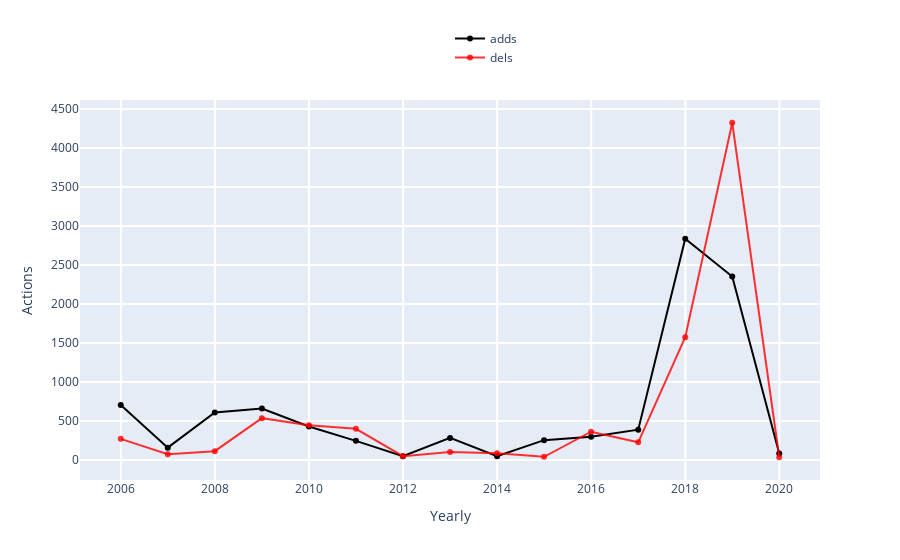

Notebook code cell kept with this figure:
### Markdown cell above
### <span style="color:green"> TRY YOURSELF! THIS IS WHAT WILL HAPPEN WHEN YOU CLICK 'Show Actions Details' BUTTON </span>

### Code cell
### ----------------------------------------------------------------------------------- ###
### TRY YOURSELF! THIS IS WHAT WILL HAPPEN WHEN YOU CLICK 'Show Actions Details' BUTTON ###
### ----------------------------------------------------------------------------------- ###

## This is the page you used ##
print('The page that is being used:', the_page['title'])

## Continue to use our data from A.1; first convert the date to the type datetime ##
total_actions['year_month'] = pd.to_datetime(total_actions['year_month'])
%store total_actions

## visualization, core visual code lies in ActionsListener, then the interact function    ##
## make it interactive, mode details see:                                                 ##
## https://github.com/gesiscss/wikiwho_demo/blob/master/visualization/actions_listener.py ##

# Define a ActionsListener instance
actions_listener = ActionsListener(total_actions)

# Which types do those actions have?
actions_types = (total_actions.columns[4:16]).values.tolist()

# Visualization: try yourself by coding!
begin_date = date(2002, 3, 1)
end_date = date(2019, 4, 1)
editor_name = 'All'
frequency = 'Yearly' # 'Monthly'
black_line = 'adds' # Choose one from 'actions_types'. Note that 'black_line doesn't have 'None' option but others have.
red_line = 'dels'
blue_line = 'None'
green_line = 'None'

actions_listener.listen(
    _range = (begin_date, end_date),
    editor = editor_name,
    granularity = frequency,
    black = black_line,
    red = red_line,
    blue = blue_line,
    green = green_line
)

### Figure 1 — Plotly figure (JSON) as saved in the notebook; plotly's stock layout.template omitted (floating-point values rounded to 4 significant figures)
{"data": [{"marker": {"color": "rgba(0, 0, 0, 1)"}, "name": "adds", "type": "scatter", "x": ["2005-12-31T00:00:00", "2006-12-31T00:00:00", "2007-12-31T00:00:00", "2008-12-31T00:00:00", "2009-12-31T00:00:00", "2010-12-31T00:00:00", "2011-12-31T00:00:00", "2012-12-31T00:00:00", "2013-12-31T00:00:00", "2014-12-31T00:00:00", "2015-12-31T00:00:00", "2016-12-31T00:00:00", "2017-12-31T00:00:00", "2018-12-31T00:00:00", "2019-12-31T00:00:00"], "y": [705, 158, 608, 659, 430, 245, 49, 283, 48, 254, 298, 388, 2836, 2351, 84]}, {"marker": {"color": "rgba(255, 0, 0, .8)"}, "name": "dels", "type": "scatter", "x": ["2005-12-31T00:00:00", "2006-12-31T00:00:00", "2007-12-31T00:00:00", "2008-12-31T00:00:00", "2009-12-31T00:00:00", "2010-12-31T00:00:00", "2011-12-31T00:00:00", "2012-12-31T00:00:00", "2013-12-31T00:00:00", "2014-12-31T00:00:00", "2015-12-31T00:00:00", "2016-12-31T00:00:00", "2017-12-31T00:00:00", "2018-12-31T00:00:00", "2019-12-31T00:00:00"], "y": [271, 74, 113, 536, 444, 399, 49, 103, 86, 41, 362, 226, 1573, 4323, 35]}], "layout": {"barmode": "group", "hovermode": "closest", "legend": {"x": 0.5, "y": 1.2}, "showlegend": true, "xaxis": {"gridwidth": 2, "ticklen": 5, "title": {"text": "Yearly"}, "zeroline": true}, "yaxis": {"gridwidth": 2, "ticklen": 5, "title": {"text": "Actions"}}}}
